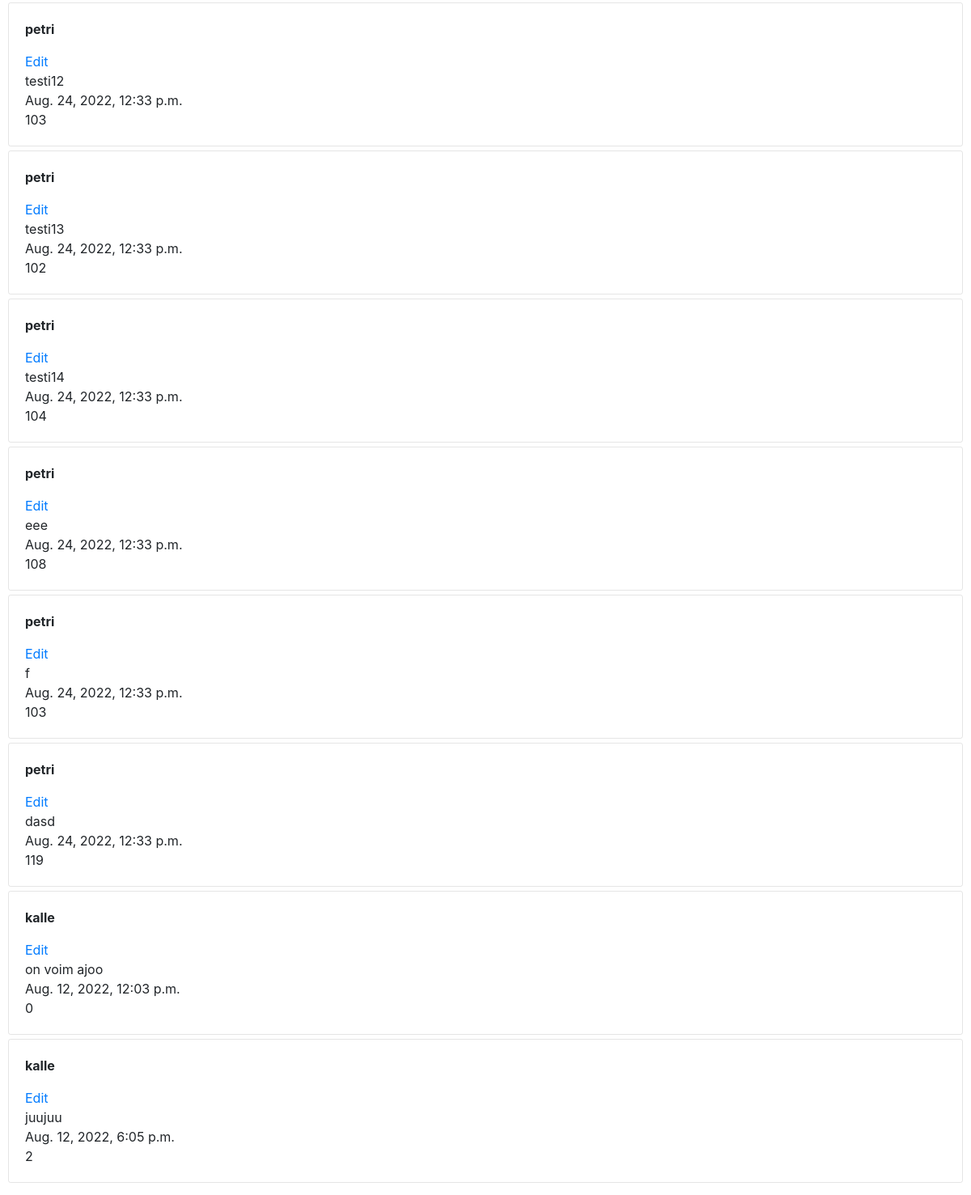
Page /following (signed in, lower part) on the earlier database version.
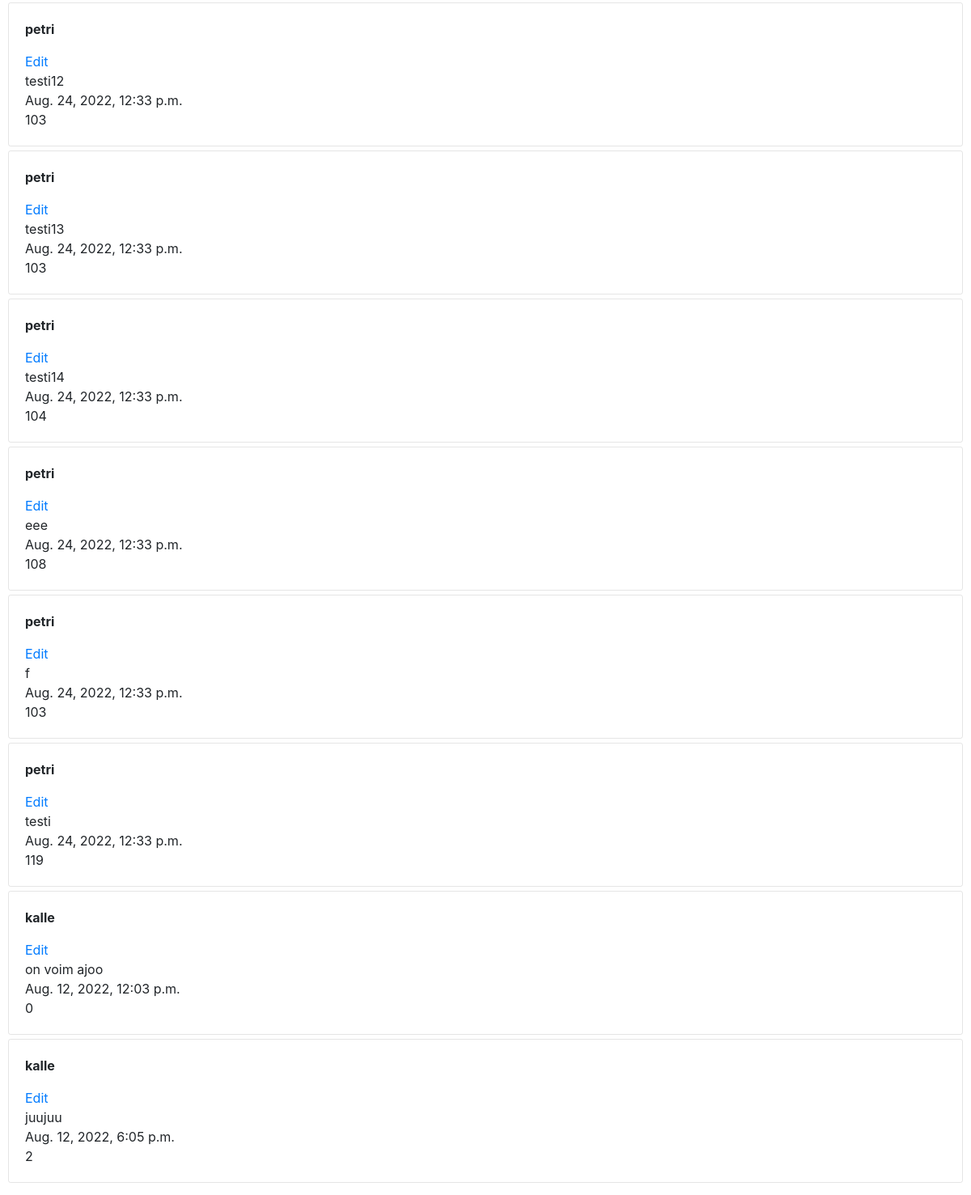
Same page on the later database version.
### network/models.py (models this page shows, shortened)
class Posts(models.Model):
    username = models.ForeignKey(User, on_delete=models.CASCADE, related_name="user")
    content = models.CharField(max_length=1000)
    time = models.DateTimeField()
    likes = models.IntegerField(default=0)

class User(AbstractUser):
    pass

### network/views.py (the view)
# urls.py: path("following", views.following, name="following"),
@login_required(login_url="/login")
def following(request):
    followed_users = Posts.objects.filter(username__following__follower = request.user)
    return render(request, "network/following.html",{
        "followed_users": followed_users
    })

### network/templates/network/following.html (shortened to what this page needs)
{% extends "network/layout.html" %}
{% load static %}
{% block body %}
    <div class="all-posts-container">
    {% for follow in followed_users %}
        <div class="post-container">
            <div style="font-weight: bold;"><a href="{% url 'profile' follow.username %}" style="color: inherit;">{{ follow.username }}</a></div>
            <a href="#">Edit</a>
            <div>{{ follow.content }}</div>
            <div>{{ follow.time }}</div>
            <div>{{ follow.likes }}</div>
        </div>
    {% endfor %}
    </div>
{% endblock %}

Differences in the rows shown:
changed Posts "testi13": likes "102" → "103"
changed Posts: content "dasd" → "testi"
